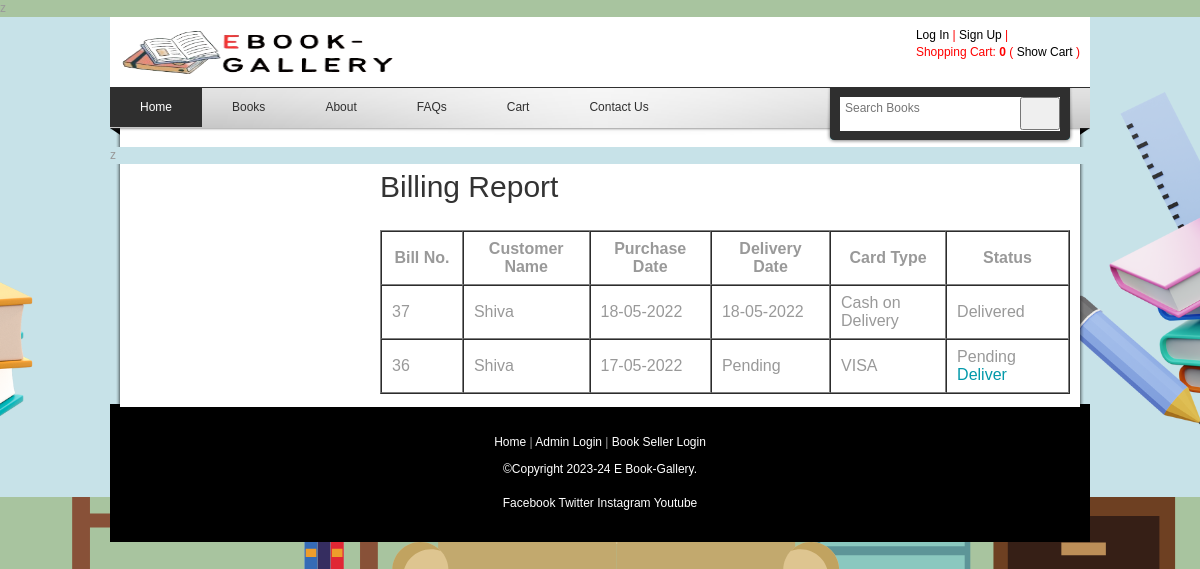
/billingreport.php, run on the app's committed database.
### tables this page shows
CREATE TABLE `billing` (
  `bill_id` int(10) NOT NULL,
  `custid` int(10) NOT NULL,
  `address_id` int(10) NOT NULL,
  `purch_date` date NOT NULL,
  `deliv_date` date NOT NULL,
  `cardtype` varchar(25) NOT NULL,
  `cardno` varchar(20) NOT NULL,
  `cvvno` varchar(5) NOT NULL,
  `expirydate` varchar(10) NOT NULL,
  `comment` text NOT NULL,
  `status` varchar(10) NOT NULL
);

CREATE TABLE `customer` (
  `custid` int(11) NOT NULL,
  `custfname` varchar(25) NOT NULL,
  `custlname` varchar(25) NOT NULL,
  `dob` date NOT NULL,
  `email` varchar(50) NOT NULL,
  `c_password` varchar(255) NOT NULL,
  `status` varchar(10) NOT NULL
);

### billingreport.php (the view, shortened to what this page needs)
<?php
include("header.php");
include("admin_sidebar.php");
?>
        <div id="content" class="float_r">
        	<h1>Billing Report</h1>
<table  id="myTable" width="100%" border="1">
  <tr>
    <th width="138" scope="col">Bill No.</th>
    <th width="173" scope="col">Customer Name</th>
    <th width="162" scope="col">Purchase Date</th>
    <th width="177" scope="col">Delivery Date</th>
    <th width="177" scope="col">Card Type</th>
     <th width="177" scope="col">Status</th>
    </tr>
    <?php
	$pursql1="SELECT * from billing ORDER BY bill_id DESC";
	$purres1=mysqli_query($con,$pursql1);
	while($prs1=mysqli_fetch_array($purres1))
	{
		$rss12="select * from `customer` where custid='$prs1[custid]'";
		$resrs12=mysqli_query($con,$rss12);
		$rs12=mysqli_fetch_array($resrs12);
  echo"<tr>
    <td>$prs1[bill_id]</td>
    <td>$rs12[custfname]</td>
    <td>" . date("d-m-Y",strtotime($prs1['purch_date'])) . "</td>
    <td>";
	if($prs1['deliv_date'] == "0000-00-00")
	{
		echo "Pending";
	}
	else
	{
		echo date("d-m-Y",strtotime($prs1['deliv_date']));
	}
	echo "</td>
	<td>";
	if($prs1['cardtype'] == "")
	{
		echo "Cash on Delivery";
	}
	else
	{
		echo $prs1['cardtype'];
	}
	echo "</td>
	<td>";
	if($prs1['status'] == "Delivered")
	{
		echo "Delivered";
	}
	else
	{
		echo "Pending";
		echo "<br><a href='billingreport.php?bill_id=$prs1[0]&delst=Delivered'>Deliver</a>";
	}
	echo "</td>
    </tr>";
	}
	?>
</table>
</div>
    </div>
<?php
include("footer.php");
?>

### templatemo_style.css (style rules this page uses)
body { margin: 0; padding: 0; color: #999; font-family: Tahoma, Geneva, sans-serif; font-size: 12px; line-height: 1.4em; background-color: #665f5f; background-repeat: repeat; background-image: url(images/templatemo_body.jpg) }
a, a:link, a:visited { color: #0299aa; font-weight: normal; text-decoration: none }
h1, h2, h3, h4, h5, h6 { color: #333; font-weight: normal; }
h1 { font-size: 30px; margin: 0 0 30px; padding: 5px 0 }
.float_r { float: right }
#content { width: 690px }

### data on the page
billing: bill_id "37", custid.custfname "Shiva", purch_date "18-05-2022", deliv_date "18-05-2022", cardtype "Cash on Delivery", status "Delivered"
billing: bill_id "36", custid.custfname "Shiva", purch_date "17-05-2022", deliv_date "Pending", cardtype "VISA"
